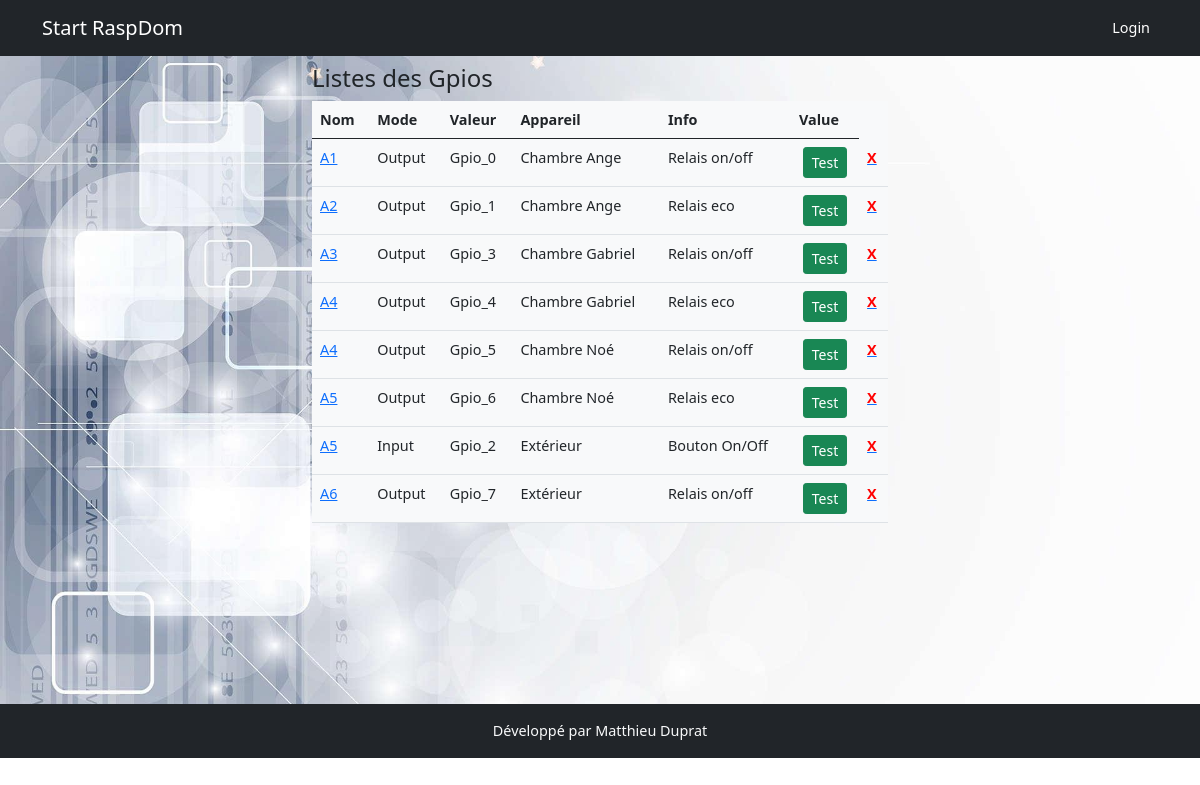
Page /gpios on the earlier database version.
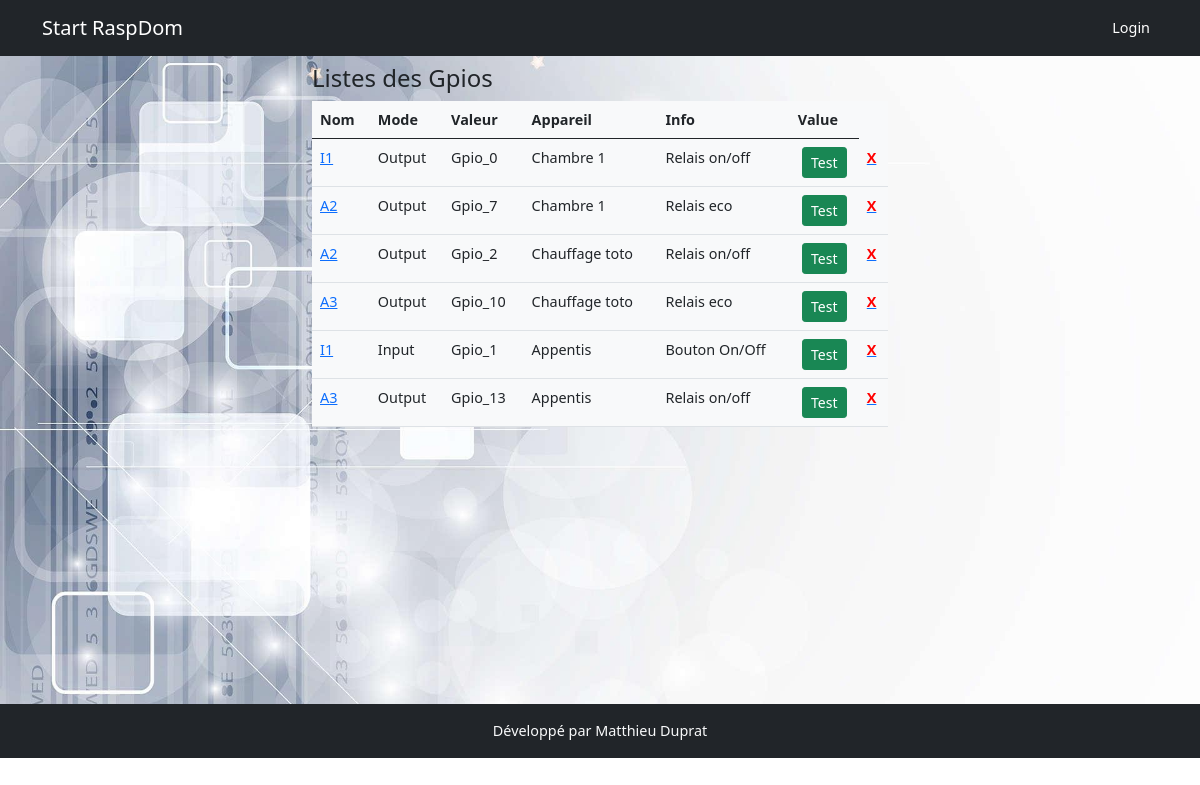
Same page on the later database version.
### models.py (models this page shows, shortened)
class Gpio(db.Model):
    id = db.Column(db.Integer, primary_key=True)
    nom = db.Column(db.String(200))
    mode = db.Column(db.String(10))
    valeur = db.Column(db.String(10))
    info = db.Column(db.String(200))
    appareil_id = db.Column(db.Integer, db.ForeignKey('appareil.id'), nullable=True, default='')

class Appareil(db.Model):
    id = db.Column(db.Integer, primary_key=True)
    nom = db.Column(db.String(200))
    description = db.Column(db.String(200))
    categorieappareil = db.Column(db.String(200), nullable=True)
    sortie = db.Column(db.String(200), nullable=True)
    image = db.Column(db.String(200), nullable=True)
    gpios = db.relationship('Gpio', backref='appareil', lazy=True)
    order_gpio = db.Column(db.String(200))
    nbre_gpio = db.Column(db.Integer)
    programmations = db.relationship('Programmation', backref='appareil_programmation', lazy=True)
    mode_de_marche = db.relationship('ModeDeMarche', uselist=False,  backref='appareil_mode_de_marche', lazy=True)
    auto = db.relationship('Auto', uselist=False, backref='appareil_auto', lazy=True)
    sonde_id = db.Column(db.Integer, db.ForeignKey('sonde.id'))
    sonde = db.relationship('Sonde', uselist=False, backref='appareil_sonde', lazy=True)
    manuel = db.relationship('Manuel', uselist=False, backref='appareil_ordre', lazy=True)
    label = db.Column(db.String(250))

### app.py (the view)
@app.route('/gpios')
def gpios():
    gpios_list = Gpio.query.order_by('appareil_id', 'mode').all()
    return render_template('gpio/gpios.html', gpio_list=gpios_list)

### templates/gpio/gpios.html
{% extends 'base.html' %}
{% block content %}
<div class="row">
    <div class="col-md-6 mx-auto ">
        <h4>Listes des Gpios</h4>
        <table class="table bg-light">
            <thead>
                <tr>
                    <th>Nom</th>
                    <th>Mode</th>
                    <th>Valeur</th>
                    <th>Appareil</th>
                    <th>Info</th>
                    <th>Value</th>
                </tr>
            </thead>
            <tbody>{% for gpio in gpio_list %}
                <tr>
                    <td><a href="{{url_for('edit_gpio', gpio_id=gpio.id)}}">{{gpio.nom}}</a></td>
                    <td>{{gpio.mode}}</td>
                    <td>{{ gpio.valeur}}</td>
                    <td>{{ gpio.appareil.nom}}</td>
                    <td>{{ gpio.info}}</td>
                    <td class="mx-auto text-center">{% if gpio.mode=='input'%}<input class="form-control mx-auto " style="width: 5rem;" type="text" id="gpio_{{gpio.id}}">{% else %}<button class="btn btn-success btn-sm">Test</button>{% endif %}</td>
                    <td><a href="{{url_for('delete_gpio', gpio_id=gpio.id)}}"><span style="color:red; font-weight:bold">X</span></a></td>
                </tr>{% endfor %}
            </tbody>
        </table>
    </div>
</div>
{% endblock %}

### templates/base.html (shortened to what this page needs)
<!DOCTYPE html>
<html lang="fr">
    <head>
        <link href="{{ url_for('static', filename='css/styles.css') }}" rel="stylesheet" />
    </head>
    <body>
        <nav class="navbar navbar-expand-lg navbar-dark bg-dark">
            <div class="container">
                <a class="navbar-brand" href="{{url_for('index')}}">Start RaspDom</a>
                <div class="collapse navbar-collapse" id="navbarSupportedContent">
                    <ul class="navbar-nav ms-auto mb-2 mb-lg-0">
                        {% if current_user.is_authenticated %}
                        <li class="nav-item dropdown">
                            <a class="nav-link dropdown-toggle" id="navbarDropdown" href="#" role="button" data-bs-toggle="dropdown" aria-expanded="false">Appareil</a>
                            <ul class="dropdown-menu dropdown-menu-end" aria-labelledby="navbarDropdown">
                                <li><a class="dropdown-item" href="{{ url_for('appareil')}}">Appareil</a></li>
                                <li><a class="dropdown-item" href="{{ url_for('appareils')}}">Listes des appareils</a></li>
                            </ul>
                        </li>
                        <li class="nav-item dropdown">
                            <a class="nav-link dropdown-toggle" id="navbarDropdown" href="#" role="button" data-bs-toggle="dropdown" aria-expanded="false">GPIO</a>
                            <ul class="dropdown-menu dropdown-menu-end" aria-labelledby="navbarDropdown">
                                <li><a class="dropdown-item" href="{{ url_for('gpio')}}">GPIO</a></li>
                                <li><a class="dropdown-item" href="{{ url_for('sondes')}}">Sondes</a></li>
                                <li><a class="dropdown-item" href="{{ url_for('gpios')}}">Liste des GPIOs</a></li>
                            </ul>
                        </li>
                        <li class="nav-item dropdown">
                            <a class="nav-link dropdown-toggle" id="navbarDropdown" href="#" role="button" data-bs-toggle="dropdown" aria-expanded="false">Programmation</a>
                            <ul class="dropdown-menu dropdown-menu-end" aria-labelledby="navbarDropdown">
                                <li><a class="dropdown-item" href="{{ url_for('add_programmation')}}">Programmation</a></li>
                                <li><a class="dropdown-item" href="{{ url_for('liste_programmations')}}">Liste des programmations</a></li>
                            </ul>
                        </li>
                        <li class="nav-item"><a class="nav-link active" aria-current="page" href="{{url_for('user')}}">Add user</a></li>
                        <li class="nav-item"><a class="nav-link active" aria-current="page" href="{{url_for('users')}}">Users</a></li>
                        <li class="nav-item"><a class="nav-link active" aria-current="page" href="{{url_for('logout')}}">Logout</a></li>
                        <li class="nav-item"><a class="nav-link" href="{{url_for('profil')}}">{{current_user.username}}</a></li>
                        {% else %}
                            <li class="nav-item"><a class="nav-link active" aria-current="page" href="{{url_for('login')}}">Login</a></li>
                        {% endif %}
                    </ul>
                </div>
            </div>
        </nav>
        <div class="container-fluid pt-2" style="min-height:81vh">
            {% block content %}
            {% endblock %}
        </div>
        <div class="bg-dark text-light text-center py-3">
            Développé par Matthieu Duprat
        </div>
    </body>
</html>

Differences in the rows shown:
removed Gpio: nom "A3", mode "Output", valeur "Gpio_3", appareil.nom "Chambre Gabriel", info "Relais on/off", shows "Test"
removed Gpio: nom "A4", mode "Output", valeur "Gpio_4", appareil.nom "Chambre Gabriel", info "Relais eco", shows "Test"
changed Gpio "Gpio_0": nom "A1" → "I1"; appareil.nom "Chambre Ange" → "Chambre 1"
changed Gpio: valeur "Gpio_1" → "Gpio_7"; appareil.nom "Chambre Ange" → "Chambre 1"
changed Gpio: nom "A4" → "A2"; valeur "Gpio_5" → "Gpio_2"; appareil.nom "Chambre Noé" → "Chauffage toto"
changed Gpio: nom "A5" → "A3"; valeur "Gpio_6" → "Gpio_10"; appareil.nom "Chambre Noé" → "Chauffage toto"
changed Gpio "Input": nom "A5" → "I1"; valeur "Gpio_2" → "Gpio_1"; appareil.nom "Extérieur" → "Appentis"
changed Gpio: nom "A6" → "A3"; valeur "Gpio_7" → "Gpio_13"; appareil.nom "Extérieur" → "Appentis"
